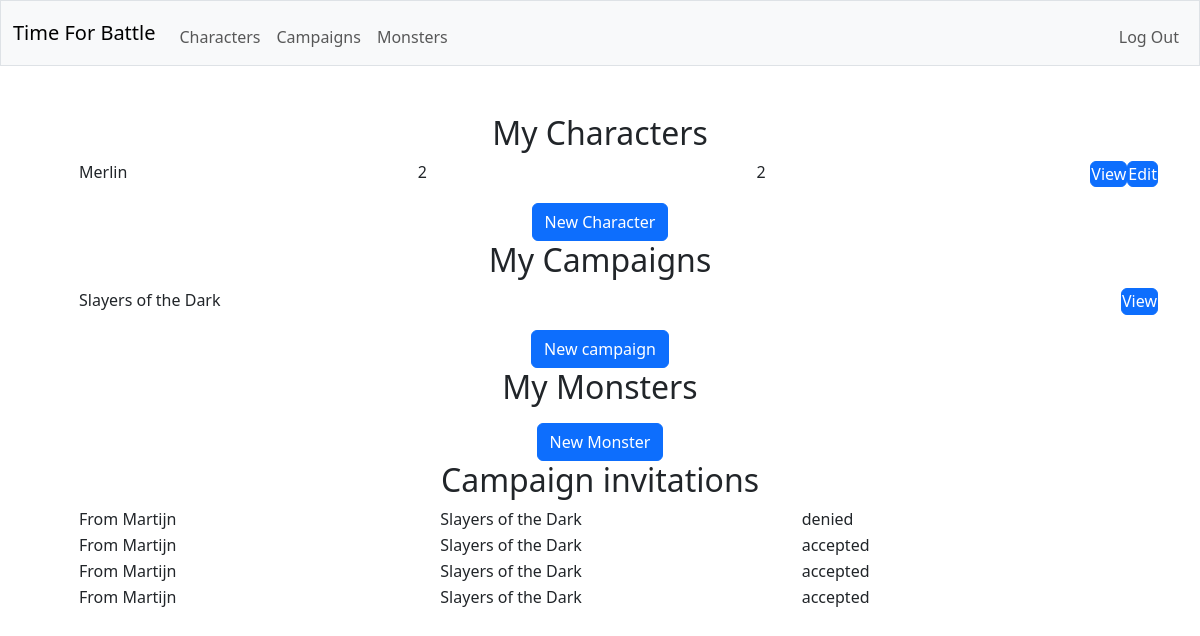
/ (signed in), run on the app's committed database.
### tables this page shows
CREATE TABLE characters (creature_id INTEGER NOT NULL, background TEXT NOT NULL, species TEXT NOT NULL, class TEXT NOT NULL,  prof_bonus INT NOT NULL, species_traits TEXT NOT NULL, feats TEXT NOT NULL, acrobatics INTEGER NOT NULL, animal_handling INTEGER NOT NULL, arcana INTEGER NOT NULL, athletics INTEGER NOT NULL, deception INTEGER NOT NULL, history INTEGER NOT NULL, insight INTEGER NOT NULL, intimidation INTEGER NOT NULL, investigation INTEGER NOT NULL, medicine INTEGER NOT NULL, nature INTEGER NOT NULL, perception INTEGER NOT NULL, performance INTEGER NOT NULL, persuasion INTEGER NOT NULL, religion INTEGER NOT NULL, sleight_of_hand INTEGER NOT NULL, stealth INTEGER NOT NULL, survival INTEGER NOT NULL, FOREIGN KEY (creature_id) REFERENCES creatures(id));

CREATE TABLE creatures (id INTEGER PRIMARY KEY NOT NULL, user_id INTEGER NOT NULL, is_player INTEGER NOT NULL, name TEXT NOT NULL, size TEXT NOT NULL, alignment TEXT NOT NULL, armor_class TEXT NOT NULL, max_hitpoints INTEGER NOT NULL, initiative_bonus INTEGER NOT NULL, speed TEXT NOT NULL, strength INTEGER NOT NULL, dexterity INTEGER NOT NULL, constitution INTEGER NOT NULL, intelligence INTEGER NOT NULL, wisdom INTEGER NOT NULL, charisma INTEGER NOT NULL, strength_save_bonus INTEGER NOT NULL, dexterity_save_bonus INTEGER NOT NULL, constitution_save_bonus INTEGER NOT NULL, intelligence_save_bonus INTEGER NOT NULL, wisdom_save_bonus INTEGER NOT NULL, charisma_save_bonus INTEGER NOT NULL, skills TEXT NOT NULL, senses TEXT NOT NULL, languages TEXT NOT NULL, traits TEXT NOT NULL, FOREIGN KEY (user_id) REFERENCES users(id));

CREATE TABLE "campaigns" (id INTEGER PRIMARY KEY AUTOINCREMENT NOT NULL, dm_id INTEGER NOT NULL, name TEXT NOT NULL, description TEXT, FOREIGN KEY (dm_id) REFERENCES users(id));

CREATE TABLE invitations (id INTEGER PRIMARY KEY AUTOINCREMENT NOT NULL, campaign_id INTEGER NOT NULL, user_id INTEGER NOT NULL, status TEXT NOT NULL, FOREIGN KEY (campaign_id) REFERENCES "campaigns"(id), FOREIGN KEY (user_id) REFERENCES users(id));

CREATE TABLE users (id INTEGER PRIMARY KEY AUTOINCREMENT NOT NULL, username TEXT NOT NULL, hash TEXT NOT NULL);

### app.py (the view)
@app.route("/")
@login_required
def index():
    with sqlite3.connect(database) as conn:
        conn.row_factory = sqlite3.Row
        cur = conn.cursor()
        cur.execute(
            "SELECT * FROM creatures JOIN characters ON id = characters.creature_id WHERE is_player = ? and user_id = ?",
            (1, session["user_id"])
        )
        characters = [dict(row) for row in cur.fetchall()]
    with sqlite3.connect(database) as conn:
        conn.row_factory = sqlite3.Row
        cur = conn.cursor()
        cur.execute(
            "SELECT DISTINCT campaigns.id, campaigns.dm_id, campaigns.name FROM campaigns LEFT JOIN players ON campaigns.id = players.campaign_id LEFT JOIN creatures ON players.creature_id = creatures.id WHERE campaigns.dm_id = ? OR creatures.user_id = ?",
            (session["user_id"], session["user_id"])
        )
        campaigns = [dict(row) for row in cur.fetchall()]
    with sqlite3.connect(database) as conn:
        conn.row_factory = sqlite3.Row
        cur = conn.cursor()
        cur.execute(
            "SELECT * FROM creatures JOIN monsters ON id = monsters.creature_id WHERE is_player = ? and user_id = ?",
            (0, session["user_id"])
        )
        monsters = [dict(row) for row in cur.fetchall()]
    with sqlite3.connect(database) as conn:
        conn.row_factory = sqlite3.Row
        cur = conn.cursor()
        cur.execute(
            "SELECT * FROM invitations JOIN campaigns ON invitations.campaign_id = campaigns.id JOIN users ON campaigns.dm_id = users.id WHERE user_id = ?",
            (session["user_id"],)
        )
        received_invitations = [dict(row) for row in cur.fetchall()]
    with sqlite3.connect(database) as conn:
        conn.row_factory = sqlite3.Row
        cur = conn.cursor()
        cur.execute(
            "SELECT * FROM invitations JOIN campaigns ON invitations.campaign_id = campaigns.id JOIN users ON invitations.user_id = users.id WHERE campaigns.dm_id = ?",
            (session["user_id"],)
        )
        sent_invitations = [dict(row) for row in cur.fetchall()]
    return render_template("index.html", user=session["user_id"], characters=characters, campaigns=campaigns, monsters=monsters, received_invitations=received_invitations, sent_invitations=sent_invitations)

### helpers.py (called while the page is built)
def login_required(f):
    @wraps(f)
    def decorated_function(*args, **kwargs):
        if session.get("user_id") is None:
            return redirect("/login")
        return f(*args, **kwargs)
    return decorated_function

### templates/index.html (shortened to what this page needs)
{% extends "layout.html" %}
{% block main %}
    <h2>My Characters</h2>
    <ul class="formtable">
        {% for character in characters %}
            <li>
                <label>{{ character.name }}</label>
                <label>{{ character.species }}</label>
                <label>{{ character.class }}</label>
                <form action="/character/{{ character.creature_id }}" method="get">
                    <button class="btn btn-primary" type="submit">View</button>
                </form>
                <form action="/character/{{ character.creature_id }}/edit" method="get">
                    <button class="btn btn-primary" type="submit">Edit</button>
                </form>
            </li>
        {% endfor %}
    </ul>
    <form action="/character/new/edit" method="get">
        <button class="btn btn-primary" type="submit">New Character</button>
    </form>
    <h2>My Campaigns</h2>
    <ul class="formtable">
        {% for campaign in campaigns %}
            <li>
                <label>{{ campaign.name }}</label>
                <form action="/campaign/{{ campaign.id }}" method="get">
                    <button class="btn btn-primary" type="submit">View</button>
                </form>
            </li>
        {% endfor %}
    </ul>
    <form action="/campaign/new/edit" method="get">
        <button class="btn btn-primary" type="submit">New campaign</button>
    </form>
    <h2>My Monsters</h2>
    <form action="/monster/new/edit" method="get">
        <button class="btn btn-primary" type="submit">New Monster</button>
    </form>
    <h2>Campaign invitations</h2>
    <ul class="formtable">
        {% for received_invitation in received_invitations %}
                <li>
                    <label>From {{ received_invitation.username }}</label>
                    <label>{{ received_invitation.name }}</label>
                    <label>{{ received_invitation.status }}</label>
                </li>
            {% endfor %}
    </ul>
{% endblock %}

### static/styles.css (style rules this page uses)
.formtable li { display: flex; padding: 0px; width: 100%; min-height: 26px; }
.formtable label { text-align: left; display: block; align-items: center; width: 100%; height: 100%; padding: 0px 5px 0px 5px; min-height: 26px; }
.formtable button { width: 100%; height: 100%; padding: 0px; min-height: 26px; }

### data on the page
characters: name "Merlin", species "2", class "2"
campaigns: name "Slayers of the Dark"
invitations: username "Martijn", name "Slayers of the Dark", status "denied"
invitations: username "Martijn", name "Slayers of the Dark", status "accepted"
invitations: username "Martijn", name "Slayers of the Dark", status "accepted"
invitations: username "Martijn", name "Slayers of the Dark", status "accepted"
